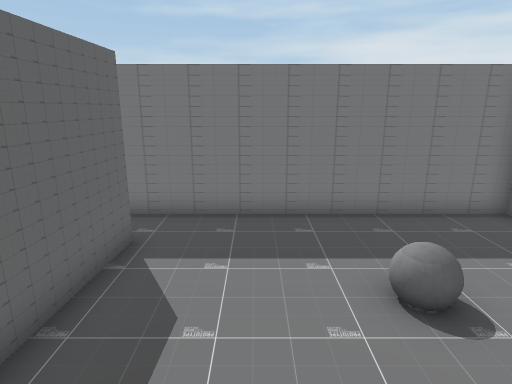
view 1 (above)

12 first-person views from a walk through a 3-D level made in the Unity game engine. The camera is 1.4 m above the floor, tilts 14° down and sees 75° across. The floor is counted in squares, 0.5 m on a side. Each view is taken from the middle of a square. On the plan, view 1 faces up. The plan holds only what a view shows up to about 20 squares ahead; the rest is blank. The place goes on beyond the plan. The player character is not drawn. Some surface patterns are stand-ins.

view 2
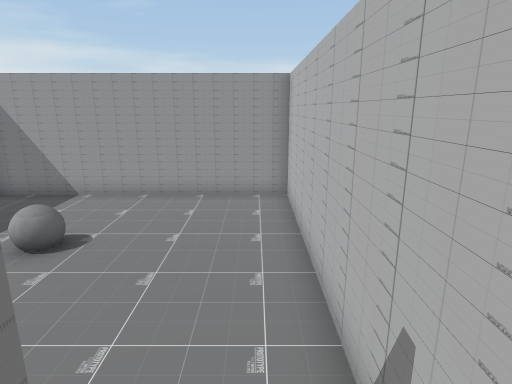

view 3
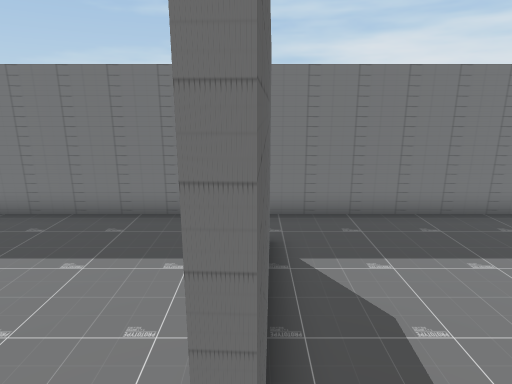

view 4
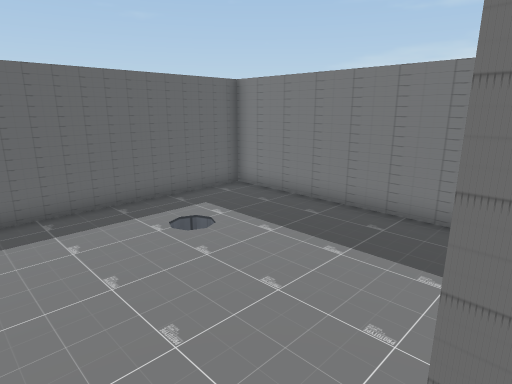

view 5
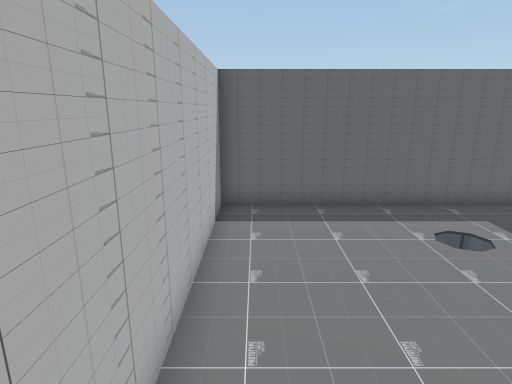

view 6
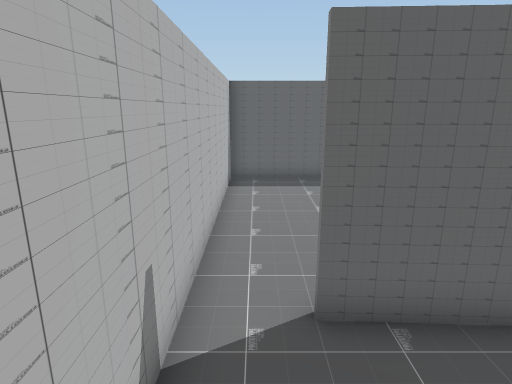

view 7
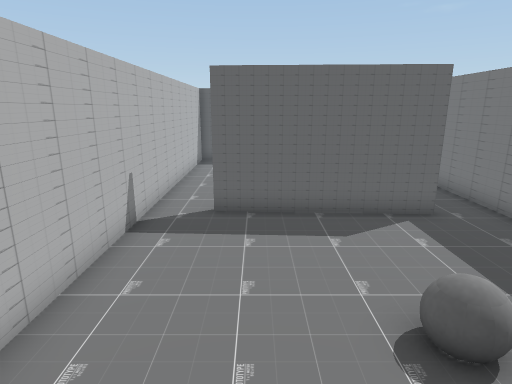

view 8
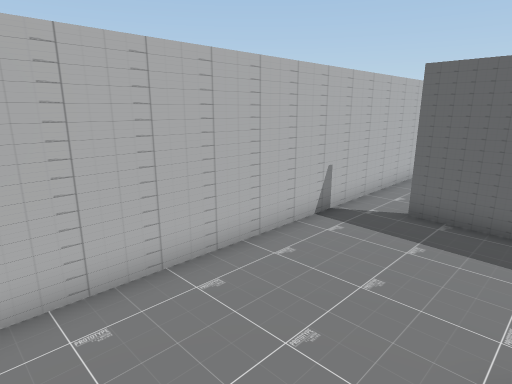

view 9
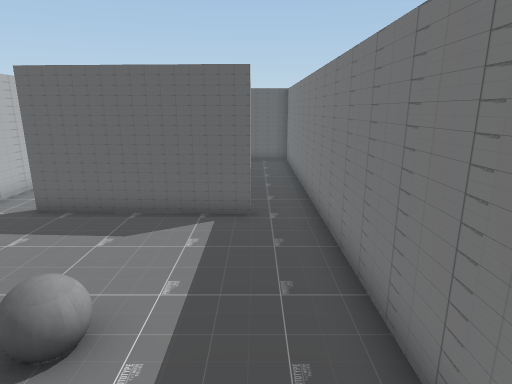

view 10
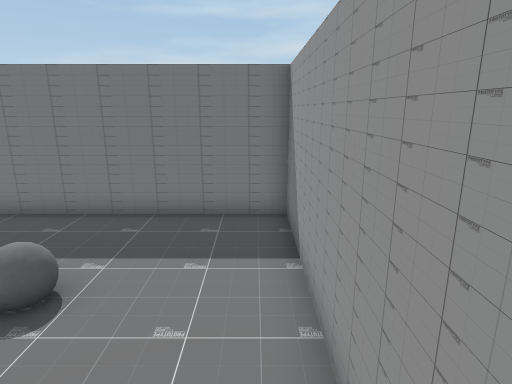

view 11
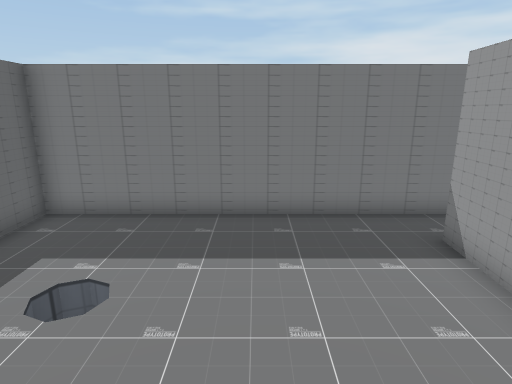

view 12
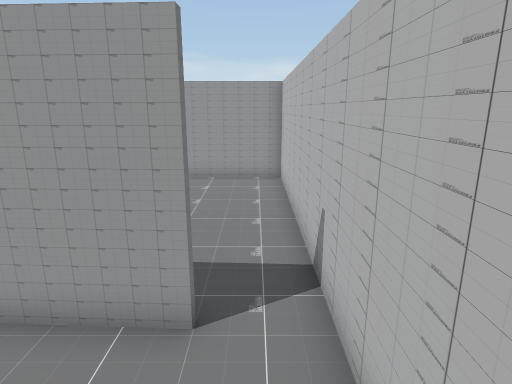

### Floor plan
Points are (right, up) in squares from view 1. A wall is a line through its corners. A room is listed if a view was taken in it or the views show most of it. See-through windows are left out.
Room 1 (views 1, 3, 4, 5, 6, 7, 8, 9, 10)
walls: (-2.7, 6.9) (-3, 0.8); (-3.5, -1.1) (6.9, -1.1) (6.9, 8.7) (-3.5, 8.7)
ways out: opening at (-3, 0) to room 2; opening at (-3, 7.5) to room 2
objects: other object (2, 4) to (3, 5)
Room 2 (views 2, 11, 12)
walls: (-3.2, 0.8) (-2.9, 6.9); (-3.5, 8.7) (-12.7, 8.7) (-12.7, -1.1) (-3.5, -1.1)
ways out: opening at (-3, 0) to room 1; opening at (-3, 7.5) to room 1

Where each view was taken, in squares from view 1:
view 1: 0 up, 0 right, facing up
view 2: 0 up, 4 left, facing right
view 3: 0 up, 3 left, facing up
view 4: 0 up, 3 left, facing up-left
view 5: 0 up, 3 left, facing left
view 6: 0 up, 1 right, facing left
view 7: 2 up, 6 right, facing left
view 8: 4 up, 6 right, facing down-left
view 9: 7 up, 6 right, facing left
view 10: 0 up, 6 right, facing up
view 11: 0 up, 7 left, facing up
view 12: 0 up, 7 left, facing right
